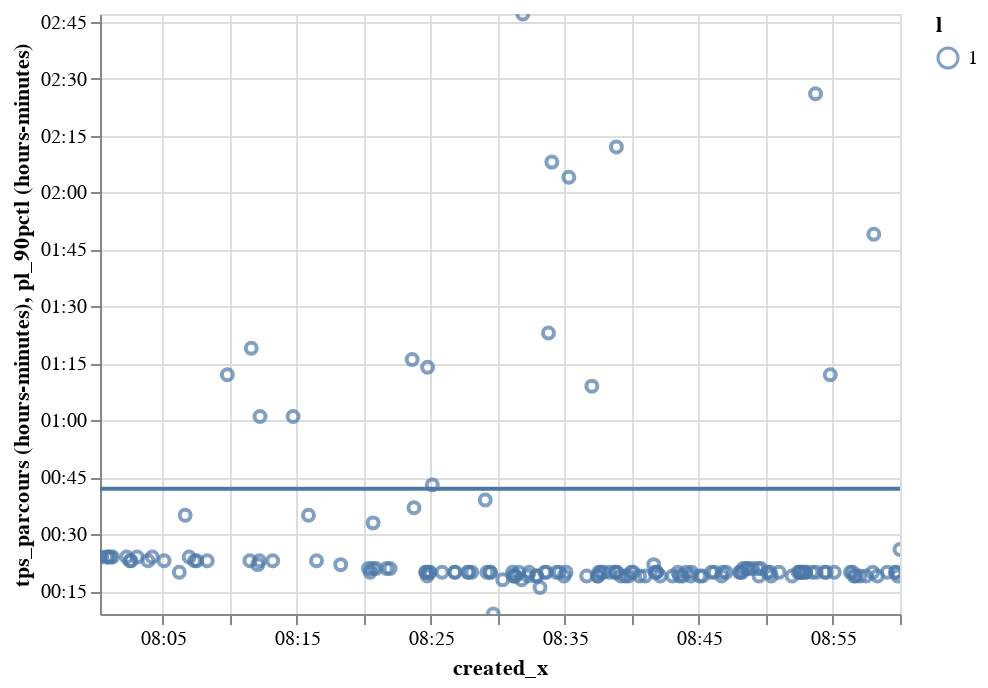

Notebook source saved alongside this figure:
### Code cell
g_pl_90_pctl

### Figure 1 — Vega-Lite specification as saved in the notebook (floating-point values rounded to 4 significant figures; data arrays with more than 128 entries replaced by an {"elided": "..."} marker saying what was removed)
{"$schema": "https://vega.github.io/schema/vega-lite/v2.6.0.json", "config": {"view": {"height": 300, "width": 400}}, "datasets": {"data-6415cc11200a06598baa2546a1a42d03": {"elided": "159 records"}}, "layer": [{"data": {"name": "data-6415cc11200a06598baa2546a1a42d03"}, "encoding": {"color": {"field": "l", "type": "nominal"}, "tooltip": [{"field": "tps_parcours", "timeUnit": "hoursminutes", "type": "temporal"}], "x": {"field": "created_x", "type": "temporal"}, "y": {"field": "tps_parcours", "timeUnit": "hoursminutes", "type": "temporal"}}, "mark": "point", "selection": {"selector027": {"bind": "scales", "encodings": ["x", "y"], "mark": {"fill": "#333", "fillOpacity": 0.125, "stroke": "white"}, "on": "[mousedown, window:mouseup] > window:mousemove!", "resolve": "global", "translate": "[mousedown, window:mouseup] > window:mousemove!", "type": "interval", "zoom": "wheel!"}}}, {"data": {"name": "data-6415cc11200a06598baa2546a1a42d03"}, "encoding": {"color": {"field": "l", "type": "nominal"}, "x": {"field": "created_x", "type": "temporal"}, "y": {"field": "pl_90pctl", "timeUnit": "hoursminutes", "type": "temporal"}}, "mark": "line"}]}
